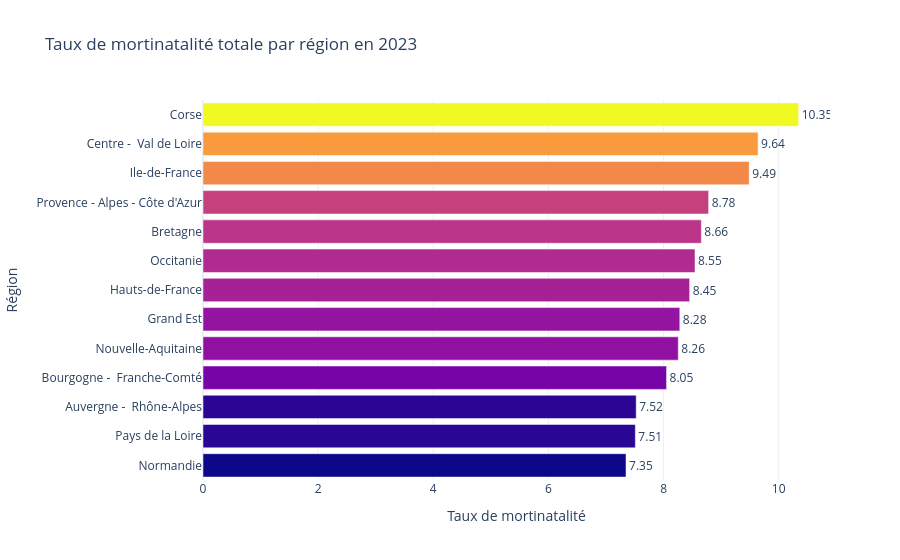

Here is the notebook cell this chart was saved with:
### Markdown cell above
## 4.1 Classement régional du taux de mortinatalité en 2023 — barres horizontales Plotly

### Choix de la technique

Les barres horizontales facilitent la lecture des noms de régions et rendent le classement immédiatement visible.  
La couleur représente également le niveau du taux, tandis que les infobulles donnent les valeurs exactes.

### Code cell
# Sécurisation des types et tri des données
classement_regions = classement_regions.copy()

classement_regions["2023_mortinatalite_totale"] = pd.to_numeric(
    classement_regions["2023_mortinatalite_totale"],
    errors="coerce"
)

classement_regions = (
    classement_regions
    .dropna(subset=["2023_mortinatalite_totale"])
    .sort_values("2023_mortinatalite_totale", ascending=True)
)

# Création du graphique interactif
fig = px.bar(
    classement_regions,
    x="2023_mortinatalite_totale",
    y="zone_geographique",
    orientation="h",
    color="2023_mortinatalite_totale",
    text="2023_mortinatalite_totale",
    title="Taux de mortinatalité totale par région en 2023",
    labels={
        "zone_geographique": "Région",
        "2023_mortinatalite_totale": "Taux de mortinatalité"
    }
)

fig.update_traces(
    texttemplate="%{text:.2f}",
    textposition="outside",
    hovertemplate="<b>%{y}</b><br>Taux : %{x:.2f}<extra></extra>"
)

fig.update_layout(
    template="plotly_white",
    coloraxis_showscale=False,
    margin=dict(r=70)
)

fig.show()

### Figure 1 — Plotly figure (JSON) as saved in the notebook; plotly's stock layout.template omitted (floating-point values rounded to 4 significant figures)
{"data": [{"hovertemplate": "<b>%{y}</b><br>Taux : %{x:.2f}<extra></extra>", "legendgroup": "", "marker": {"color": [7.348, 7.51, 7.524, 8.052, 8.255, 8.282, 8.453, 8.546, 8.656, 8.783, 9.487, 9.642, 10.35], "coloraxis": "coloraxis", "pattern": {"shape": ""}}, "name": "", "orientation": "h", "showlegend": false, "text": [7.348, 7.51, 7.524, 8.052, 8.255, 8.282, 8.453, 8.546, 8.656, 8.783, 9.487, 9.642, 10.35], "textposition": "outside", "texttemplate": "%{text:.2f}", "type": "bar", "x": [7.348, 7.51, 7.524, 8.052, 8.255, 8.282, 8.453, 8.546, 8.656, 8.783, 9.487, 9.642, 10.35], "xaxis": "x", "y": ["Normandie", "Pays de la Loire", "Auvergne -  Rhône-Alpes", "Bourgogne -  Franche-Comté", "Nouvelle-Aquitaine", "Grand Est", "Hauts-de-France", "Occitanie", "Bretagne", "Provence - Alpes - Côte d'Azur", "Ile-de-France", "Centre -  Val de Loire", "Corse"], "yaxis": "y"}], "layout": {"barmode": "relative", "coloraxis": {"colorbar": {"title": {"text": "Taux de mortinatalité"}}, "colorscale": [[0, "#0d0887"], [0.1111, "#46039f"], [0.2222, "#7201a8"], [0.3333, "#9c179e"], [0.4444, "#bd3786"], [0.5556, "#d8576b"], [0.6667, "#ed7953"], [0.7778, "#fb9f3a"], [0.8889, "#fdca26"], [1, "#f0f921"]], "showscale": false}, "legend": {"tracegroupgap": 0}, "margin": {"r": 70}, "title": {"text": "Taux de mortinatalité totale par région en 2023"}, "xaxis": {"anchor": "y", "domain": [0, 1], "title": {"text": "Taux de mortinatalité"}}, "yaxis": {"anchor": "x", "domain": [0, 1], "title": {"text": "Région"}}}}
